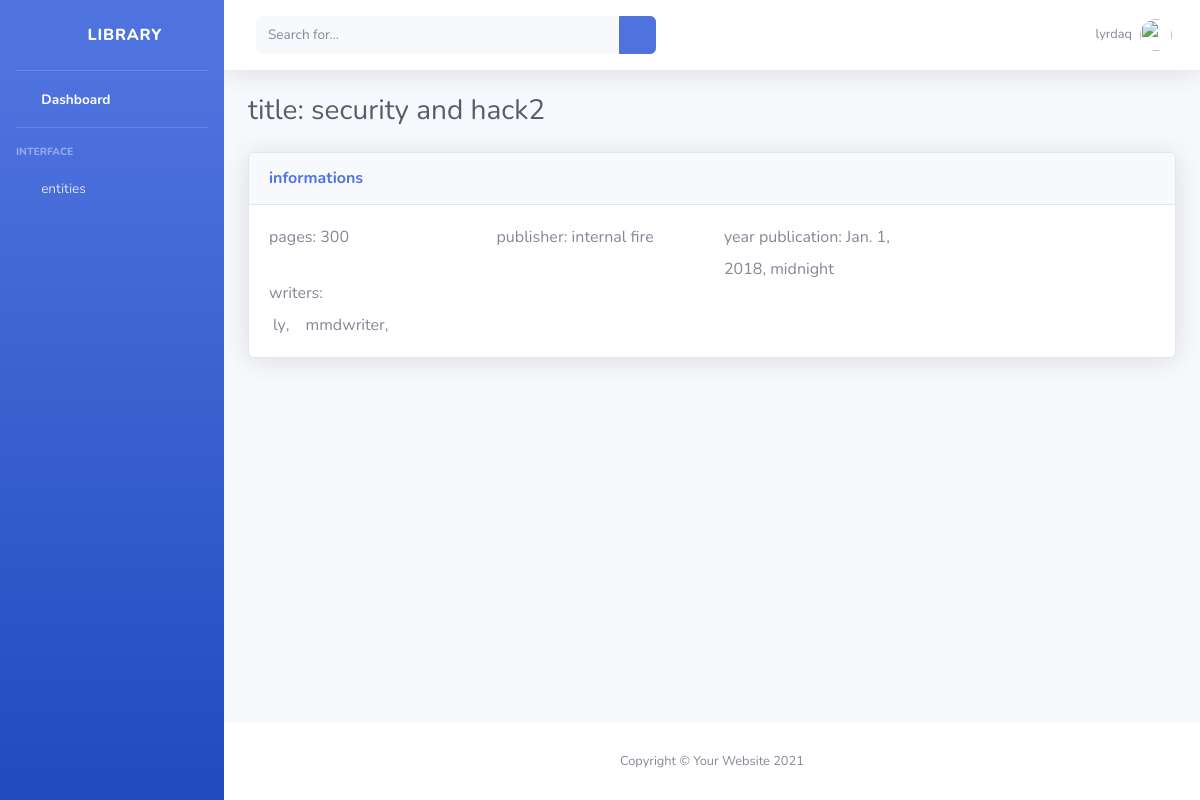
/book/3 (signed in), run on the app's committed database.
### account/models.py (models this page shows, shortened)
class User(AbstractUser):
    MEMBERSHIP_CHOICES = [
        ('B','Bronze'),
        ('D','Gold'),
        ('S','Silver'),
    ]
    phone = models.CharField(max_length=200)
    date_birth = models.DateField(blank=True, null=True)
    membership = models.CharField(max_length=1,
        choices=MEMBERSHIP_CHOICES, default='B')

### Book/models.py (models this page shows, shortened)
class Book(models.Model):
    objects = BookManager()
    title = models.CharField(max_length=200)
    pages = models.PositiveIntegerField()
    year_publication = PartialDateField()
    writers = models.ManyToManyField(Writer)
    publisher = models.ForeignKey(Publisher, on_delete=models.SET_NULL, null=True)

class Publisher(models.Model):
    objects = PublisherManager()
    name = models.CharField(max_length=200)
    phone = models.CharField(max_length=200)

class Writer(models.Model):
    objects = WriterManager()
    first_name = models.CharField(max_length=200)
    last_name = models.CharField(max_length=200)
    surname = models.CharField(max_length=200)

### Book/views.py (the view)
# urls.py: path('book/<int:pk>', BookDetailView.as_view() , name='bookdetail'),
class BookDetailView(LoginRequiredMixin,AdminRequiredMixin,DetailView):
    context_object_name = 'book'
    template_name = 'book/bookdetail.html'
    def get_queryset(self):
        pk = self.kwargs['pk']
        queryset = Book.objects.get_detail_book(pk)
        return queryset

### Book/mixins.py (called while the page is built)
    def dispatch(self, request, *args, **kwargs):
        if self.request.user.is_staff == True:
            return super().dispatch(request, *args, **kwargs)
        else:
            return HttpResponse('<h2>you are not admin</h2>')

### Book/models.py (called while the page is built)
    def get_detail_book(self,pk):
        return Book.objects.select_related('publisher')\
        .prefetch_related('writers').filter(pk=pk)

### templates/book/bookdetail.html (shortened to what this page needs)
{% extends "book/base.html" %}
{% load static %}
{% block sidepanel %}
<ul class="navbar-nav bg-gradient-primary sidebar sidebar-dark accordion" id="accordionSidebar">
    <a class="sidebar-brand d-flex align-items-center justify-content-center" href="index.html">
        <div class="sidebar-brand-icon rotate-n-15">
            <i class="fas fa-laugh-wink"></i>
        </div>
        <div class="sidebar-brand-text mx-3"> Library</div>
    </a>
    <hr class="sidebar-divider my-0">
    <li class="nav-item active">
        <a class="nav-link" href="{% url 'book:home' %}">
            <i class="fas fa-fw fa-tachometer-alt"></i>
            <span>Dashboard</span></a>
    </li>
    <hr class="sidebar-divider">
    <div class="sidebar-heading">
        Interface
    </div>
    <li class="nav-item">
        <a class="nav-link collapsed" href="#" data-toggle="collapse" data-target="#collapseTwo"
            aria-expanded="true" aria-controls="collapseTwo">
            <i class="fas fa-fw fa-cog"></i>
            <span>entities</span>
        </a>
    </li>
</ul>
{% endblock sidepanel %}
{% block content %}
<div id="content">
    <nav class="navbar navbar-expand navbar-light bg-white topbar mb-4 static-top shadow">
        <form method="GET" action="{% url 'book:booklist' %}"
            class="d-none d-sm-inline-block form-inline mr-auto ml-md-3 my-2 my-md-0 mw-100 navbar-search">
            <div class="input-group">
                <input name="keyword" type="text" class="form-control bg-light border-0 small" placeholder="Search for..."
                    aria-label="Search" aria-describedby="basic-addon2">
                <div class="input-group-append">
                    <button class="btn btn-primary" type="submit">
                        <i class="fas fa-search fa-sm"></i>
                    </button>
                </div>
            </div>
        </form>
        <ul class="navbar-nav ml-auto">
            <li class="nav-item dropdown no-arrow">
                <a class="nav-link dropdown-toggle" href="#" id="userDropdown" role="button"
                    data-toggle="dropdown" aria-haspopup="true" aria-expanded="false">
                    <span class="mr-2 d-none d-lg-inline text-gray-600 small">{{user.username}}</span>
                    <img class="img-profile rounded-circle"
                        src="{% static 'img/undraw_profile.svg' %}">
                </a>
            </li>
        </ul>
    </nav>
    <div class="container-fluid">
        <div class="d-sm-flex align-items-center justify-content-between mb-4">
            <h1 class="h3 mb-0 text-gray-800">title: {{book.title}}</h1>
        </div>
        <div class="card shadow mb-4">
            <div class="card-header py-3">
                <h6 class="m-0 font-weight-bold text-primary">informations</h6>
            </div>
            <div class="card-body">
                <div class="row">
                    <div class="col-3">
                        <label for="pagesb">pages: </label>
                        <span id="pagesb">{{book.pages}}</span>
                    </div>
                    <div class="col-3">
                        <label for="publisherb">publisher: </label>
                        <span id="publisherb">{{book.publisher.name}}</span>
                    </div>
                    <div class="col-3">
                        <label for="year_publicationb">year publication: </label>
                        <span id="year_publicationb">{{book.year_publication}}</span>
                    </div>
                    <div class="col-12">
                        <label for="writersb">writers: </label>
                        <div id="writersb" class="row">
                            {% for writer in book.writers.all %}
                                <span class="ml-3" >{{writer.surname}}</span>
                                <span>,</span>
                            {% endfor %}
                        </div>
                    </div>
                </div>
            </div>
        </div>
    </div>
</div>
{% endblock content %}

### data on the page
User: username "lyrdaq"
Book: title "security and hack2", pages "300", publisher.name "internal fire", year_publication "Jan. 1, 2018, midnight"
Writer: surname "ly"
Writer: surname "mmdwriter"
